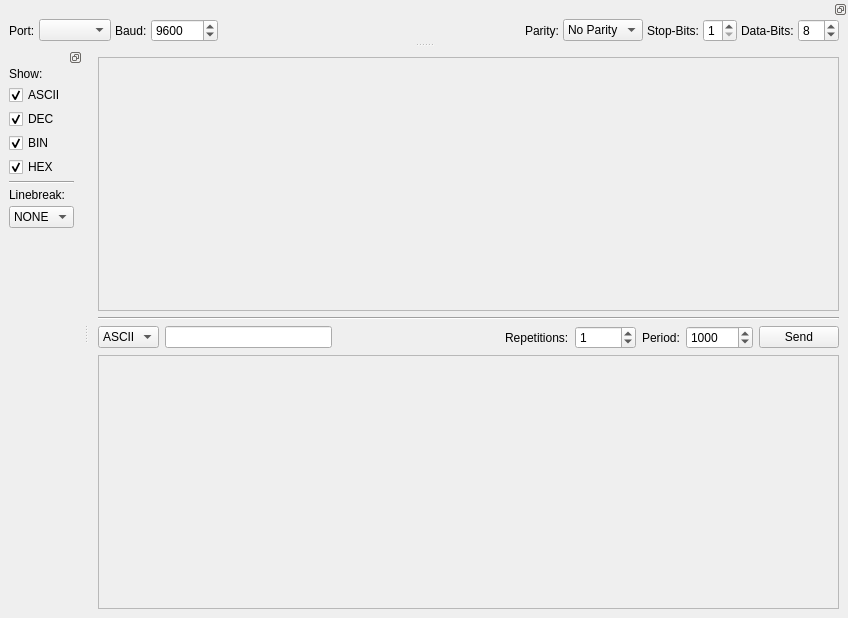
<?xml version="1.0" encoding="UTF-8"?>
<ui version="4.0">
 <class>MainWindow</class>
 <widget class="QMainWindow" name="MainWindow">
  <property name="geometry">
   <rect>
    <x>0</x>
    <y>0</y>
    <width>848</width>
    <height>618</height>
   </rect>
  </property>
  <property name="windowTitle">
   <string>SerialToolbox</string>
  </property>
  <widget class="QWidget" name="centralwidget">
   <layout class="QVBoxLayout" name="verticalLayout_2">
    <item>
     <widget class="QScrollArea" name="scrollArea">
      <property name="widgetResizable">
       <bool>true</bool>
      </property>
      <widget class="QWidget" name="receiveGridWrapper">
       <property name="geometry">
        <rect>
         <x>0</x>
         <y>0</y>
         <width>740</width>
         <height>249</height>
        </rect>
       </property>
       <layout class="QGridLayout" name="gridLayout_2">
        <item row="0" column="0">
         <layout class="QGridLayout" name="receiveGrid">
          <property name="sizeConstraint">
           <enum>QLayout::SetDefaultConstraint</enum>
          </property>
         </layout>
        </item>
        <item row="1" column="0">
         <spacer name="verticalSpacer_2">
          <property name="orientation">
           <enum>Qt::Vertical</enum>
          </property>
          <property name="sizeHint" stdset="0">
           <size>
            <width>20</width>
            <height>40</height>
           </size>
          </property>
         </spacer>
        </item>
       </layout>
      </widget>
     </widget>
    </item>
    <item>
     <widget class="Line" name="line">
      <property name="orientation">
       <enum>Qt::Horizontal</enum>
      </property>
     </widget>
    </item>
    <item>
     <layout class="QHBoxLayout" name="horizontalLayout_3">
      <item>
       <widget class="QComboBox" name="encodingSendCombo">
        <item>
         <property name="text">
          <string>ASCII</string>
         </property>
        </item>
        <item>
         <property name="text">
          <string>HEX</string>
         </property>
        </item>
        <item>
         <property name="text">
          <string>DEC</string>
         </property>
        </item>
        <item>
         <property name="text">
          <string>BIN</string>
         </property>
        </item>
       </widget>
      </item>
      <item>
       <widget class="QLineEdit" name="toSendEntry"/>
      </item>
      <item>
       <spacer name="horizontalSpacer_2">
        <property name="orientation">
         <enum>Qt::Horizontal</enum>
        </property>
        <property name="sizeHint" stdset="0">
         <size>
          <width>40</width>
          <height>20</height>
         </size>
        </property>
       </spacer>
      </item>
      <item>
       <widget class="QLabel" name="label_7">
        <property name="text">
         <string>Repetitions:</string>
        </property>
       </widget>
      </item>
      <item>
       <widget class="QSpinBox" name="repetitionsSpin">
        <property name="minimum">
         <number>0</number>
        </property>
        <property name="maximum">
         <number>10000</number>
        </property>
        <property name="value">
         <number>1</number>
        </property>
       </widget>
      </item>
      <item>
       <widget class="QLabel" name="label_6">
        <property name="text">
         <string>Period:</string>
        </property>
       </widget>
      </item>
      <item>
       <widget class="QSpinBox" name="periodSpin">
        <property name="maximum">
         <number>86400000</number>
        </property>
        <property name="value">
         <number>1000</number>
        </property>
       </widget>
      </item>
      <item>
       <widget class="QPushButton" name="sendButton">
        <property name="text">
         <string>Send</string>
        </property>
       </widget>
      </item>
     </layout>
    </item>
    <item>
     <widget class="QScrollArea" name="scrollArea_2">
      <property name="widgetResizable">
       <bool>true</bool>
      </property>
      <widget class="QWidget" name="sendGridWrapper">
       <property name="geometry">
        <rect>
         <x>0</x>
         <y>0</y>
         <width>740</width>
         <height>249</height>
        </rect>
       </property>
       <layout class="QGridLayout" name="gridLayout">
        <item row="0" column="0">
         <layout class="QGridLayout" name="sendGrid"/>
        </item>
        <item row="1" column="0">
         <spacer name="verticalSpacer_3">
          <property name="orientation">
           <enum>Qt::Vertical</enum>
          </property>
          <property name="sizeHint" stdset="0">
           <size>
            <width>20</width>
            <height>40</height>
           </size>
          </property>
         </spacer>
        </item>
       </layout>
      </widget>
     </widget>
    </item>
   </layout>
  </widget>
  <widget class="QDockWidget" name="dockWidget_4">
   <property name="features">
    <set>QDockWidget::DockWidgetFloatable|QDockWidget::DockWidgetMovable</set>
   </property>
   <property name="allowedAreas">
    <set>Qt::BottomDockWidgetArea|Qt::TopDockWidgetArea</set>
   </property>
   <attribute name="dockWidgetArea">
    <number>4</number>
   </attribute>
   <widget class="QWidget" name="dockWidgetContents_4">
    <layout class="QHBoxLayout" name="horizontalLayout_2">
     <property name="spacing">
      <number>4</number>
     </property>
     <property name="topMargin">
      <number>0</number>
     </property>
     <property name="bottomMargin">
      <number>0</number>
     </property>
     <item>
      <layout class="QHBoxLayout" name="horizontalLayout">
       <item>
        <widget class="QLabel" name="portLabel">
         <property name="text">
          <string>Port:</string>
         </property>
        </widget>
       </item>
       <item>
        <widget class="QComboBox" name="portCombo"/>
       </item>
       <item>
        <widget class="QLabel" name="baudLabel">
         <property name="text">
          <string>Baud:</string>
         </property>
        </widget>
       </item>
       <item>
        <widget class="QSpinBox" name="baudSpin">
         <property name="minimum">
          <number>50</number>
         </property>
         <property name="maximum">
          <number>4000000</number>
         </property>
         <property name="value">
          <number>9600</number>
         </property>
        </widget>
       </item>
       <item>
        <spacer name="horizontalSpacer">
         <property name="orientation">
          <enum>Qt::Horizontal</enum>
         </property>
         <property name="sizeHint" stdset="0">
          <size>
           <width>40</width>
           <height>20</height>
          </size>
         </property>
        </spacer>
       </item>
       <item>
        <widget class="QLabel" name="parityLabel">
         <property name="text">
          <string>Parity:</string>
         </property>
        </widget>
       </item>
       <item>
        <widget class="QComboBox" name="parityCombo">
         <item>
          <property name="text">
           <string>No Parity</string>
          </property>
         </item>
         <item>
          <property name="text">
           <string>Even</string>
          </property>
         </item>
         <item>
          <property name="text">
           <string>Odd</string>
          </property>
         </item>
         <item>
          <property name="text">
           <string>Space</string>
          </property>
         </item>
         <item>
          <property name="text">
           <string>Mark</string>
          </property>
         </item>
        </widget>
       </item>
       <item>
        <widget class="QLabel" name="stopBitsLabel">
         <property name="text">
          <string>Stop-Bits:</string>
         </property>
        </widget>
       </item>
       <item>
        <widget class="QSpinBox" name="stopBitsSpin">
         <property name="minimum">
          <number>1</number>
         </property>
         <property name="maximum">
          <number>2</number>
         </property>
        </widget>
       </item>
       <item>
        <widget class="QLabel" name="dataBitsLabel">
         <property name="text">
          <string>Data-Bits:</string>
         </property>
        </widget>
       </item>
       <item>
        <widget class="QSpinBox" name="dataBitsSpin">
         <property name="minimum">
          <number>5</number>
         </property>
         <property name="maximum">
          <number>10</number>
         </property>
         <property name="value">
          <number>8</number>
         </property>
        </widget>
       </item>
      </layout>
     </item>
    </layout>
   </widget>
  </widget>
  <widget class="QDockWidget" name="dockWidget_5">
   <property name="features">
    <set>QDockWidget::DockWidgetFloatable|QDockWidget::DockWidgetMovable</set>
   </property>
   <property name="allowedAreas">
    <set>Qt::LeftDockWidgetArea|Qt::RightDockWidgetArea</set>
   </property>
   <attribute name="dockWidgetArea">
    <number>1</number>
   </attribute>
   <widget class="QWidget" name="dockWidgetContents_5">
    <layout class="QVBoxLayout" name="verticalLayout">
     <property name="spacing">
      <number>4</number>
     </property>
     <property name="leftMargin">
      <number>9</number>
     </property>
     <property name="topMargin">
      <number>0</number>
     </property>
     <property name="bottomMargin">
      <number>0</number>
     </property>
     <item>
      <widget class="QLabel" name="label_2">
       <property name="text">
        <string>Show:</string>
       </property>
      </widget>
     </item>
     <item>
      <widget class="QCheckBox" name="checkAscii">
       <property name="text">
        <string>ASCII</string>
       </property>
       <property name="checked">
        <bool>true</bool>
       </property>
      </widget>
     </item>
     <item>
      <widget class="QCheckBox" name="checkDec">
       <property name="text">
        <string>DEC</string>
       </property>
       <property name="checked">
        <bool>true</bool>
       </property>
      </widget>
     </item>
     <item>
      <widget class="QCheckBox" name="checkBin">
       <property name="text">
        <string>BIN</string>
       </property>
       <property name="checked">
        <bool>true</bool>
       </property>
      </widget>
     </item>
     <item>
      <widget class="QCheckBox" name="checkHex">
       <property name="text">
        <string>HEX</string>
       </property>
       <property name="checked">
        <bool>true</bool>
       </property>
      </widget>
     </item>
     <item>
      <widget class="Line" name="line_2">
       <property name="orientation">
        <enum>Qt::Horizontal</enum>
       </property>
      </widget>
     </item>
     <item>
      <widget class="QLabel" name="label">
       <property name="text">
        <string>Linebreak:</string>
       </property>
      </widget>
     </item>
     <item>
      <widget class="QComboBox" name="comboLinebreak">
       <item>
        <property name="text">
         <string>NONE</string>
        </property>
       </item>
       <item>
        <property name="text">
         <string>LF</string>
        </property>
       </item>
       <item>
        <property name="text">
         <string>CRLF</string>
        </property>
       </item>
       <item>
        <property name="text">
         <string>CR</string>
        </property>
       </item>
       <item>
        <property name="text">
         <string>LFCR</string>
        </property>
       </item>
      </widget>
     </item>
     <item>
      <spacer name="verticalSpacer">
       <property name="orientation">
        <enum>Qt::Vertical</enum>
       </property>
       <property name="sizeHint" stdset="0">
        <size>
         <width>20</width>
         <height>40</height>
        </size>
       </property>
      </spacer>
     </item>
    </layout>
   </widget>
  </widget>
 </widget>
 <resources/>
 <connections/>
</ui>
